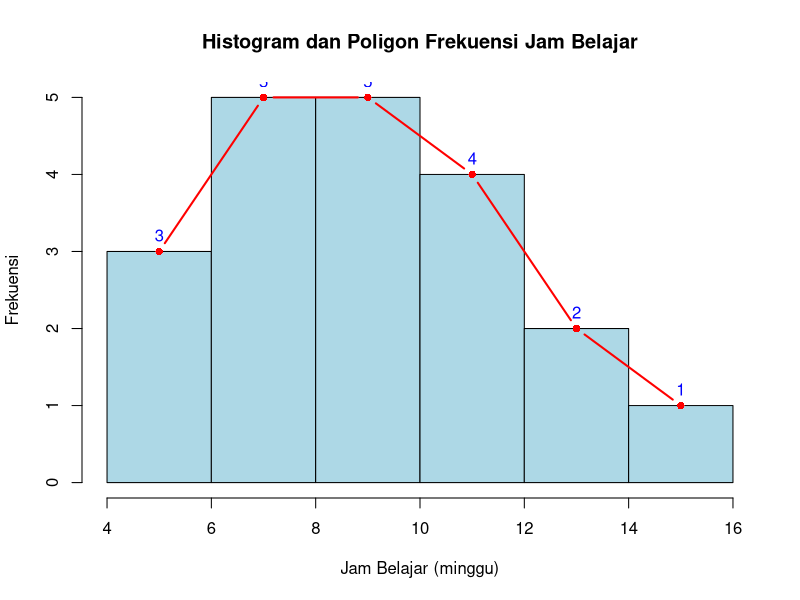

Reproduce this figure in R.
# Data jam belajar
jam_belajar <- c(5, 6, 7, 8, 10, 12, 6, 9, 11, 13, 7, 8, 10, 15, 14, 8, 9, 10, 12, 11)

# Membuat histogram dengan 6 interval
histogram <- hist(jam_belajar, breaks = 6, col = "lightblue", 
                  main = "Histogram dan Poligon Frekuensi Jam Belajar",
                  xlab = "Jam Belajar (minggu)", ylab = "Frekuensi")

# Menghitung nilai tengah interval dan frekuensi
nilai_tengah <- (histogram$breaks[-length(histogram$breaks)] + histogram$breaks[-1]) / 2
frekuensi <- histogram$counts

# Menambahkan poligon frekuensi
lines(nilai_tengah, frekuensi, type = "b", col = "red", lwd = 2, pch = 16)

# Menambahkan label frekuensi pada setiap titik poligon
text(nilai_tengah, frekuensi, labels = frekuensi, pos = 3, col = "blue")
